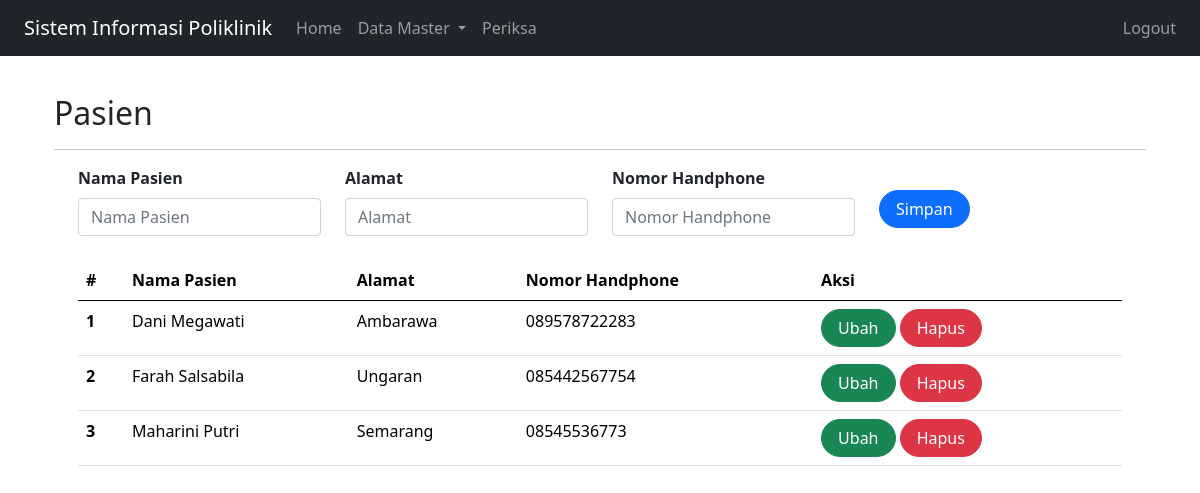
The page /index.php?page=pasien (signed in) on the database its author committed.
### tables this page shows
CREATE TABLE `pasien` (
  `id` int(10) NOT NULL,
  `nama` varchar(100) NOT NULL,
  `alamat` varchar(100) NOT NULL,
  `no_hp` varchar(20) NOT NULL
);

### pasien.php (the view, shortened to what this page needs)
<?php
include'koneksi.php';
?>
<div class="container">
<form class="form row" method="POST" action="" name="myForm" onsubmit="return(validate());">
    <?php
    $nama = '';
    $alamat = '';
    $no_hp = '';
    ?>
    <div class="col">
        <label for="inputNama" class="form-label fw-bold">
            Nama Pasien
        </label>
        <input type="varchar" class="form-control" name="nama" id="inputNama" placeholder="Nama Pasien" value="<?php echo $nama ?>">
    </div>
    <div class="col">
        <label for="inputAlamat" class="form-label fw-bold">
            Alamat
        </label>
        <input type="varchar" class="form-control" name="alamat" id="inputAlamat" placeholder="Alamat" value="<?php echo $alamat ?>">
    </div>
    <div class="col mb-4">
        <label for="inputNo_hp" class="form-label fw-bold">
        Nomor Handphone
        </label>
        <input type="varchar" class="form-control" name="no_hp" id="inputNo_hp" placeholder="Nomor Handphone" value="<?php echo $no_hp ?>">
    </div>
    <div class="col mt-4">
        <button type="submit" class="btn btn-primary rounded-pill px-3" name="simpan">Simpan</button>
    </div>
</form>
<table class="table table-hover">
    <thead>
        <tr>
            <th scope="col">#</th>
            <th scope="col">Nama Pasien</th>
            <th scope="col">Alamat</th>
            <th scope="col">Nomor Handphone</th>
            <th scope="col">Aksi</th>
        </tr>
    </thead>
    <tbody>
    <?php
   $result = mysqli_query(
      $mysqli,"SELECT * FROM pasien ORDER BY nama"
      );
    $no = 1;
    while ($data = mysqli_fetch_array($result)) {
    ?>
    <tr>
        <th scope="row"><?php echo $no++ ?></th>
        <td><?php echo $data['nama'] ?></td>
        <td><?php echo $data['alamat'] ?></td>
        <td><?php echo $data['no_hp'] ?></td>
        <td>
          <a class="btn btn-success rounded-pill px-3"
          href="index.php?page=pasien&id=<?php echo $data['id'] ?>">Ubah
          </a>
          <a class="btn btn-danger rounded-pill px-3"
          href="index.php?page=pasien&id=<?php echo $data['id'] ?>&aksi=hapus">Hapus
          </a>
        </td>
      </tr>
      <?php
      }
      ?>
    </tbody>
    </table>
</div>

### rows shown on the page
pasien: nama "Dani Megawati", alamat "Ambarawa", no_hp "089578722283"
pasien: nama "Farah Salsabila", alamat "Ungaran", no_hp "085442567754"
pasien: nama "Maharini Putri", alamat "Semarang", no_hp "08545536773"

### other values the page prints
$_GET['page'] "Pasien"
